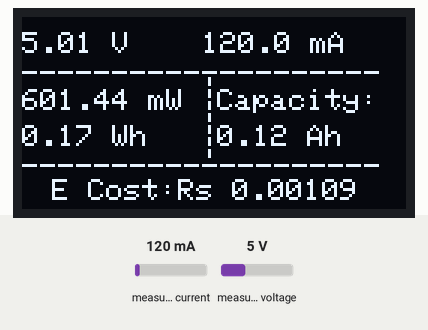
Recording of a sketch running on a simulated ESP8266 (Wemos D1 mini). On the bench: 128×64 one-colour display. Inputs (shaded band) come from the test bench; at power-on: measured current 120 mA, measured voltage 5 V. WiFi joins after 1.5 s; servers stay silent unless stated; what the sketch prints to the serial monitor is not drawn.

Above: at 3.0 s.
3.1 s: measured current set to 500 mA
At 4.6 s:
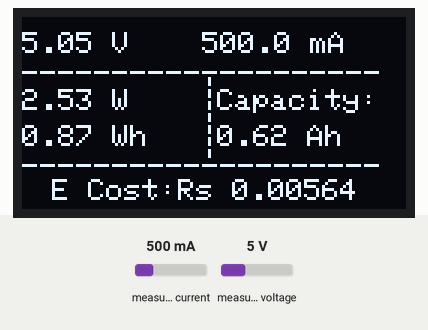
9.0 s: measured current set to 965 mA
At 10.4 s:
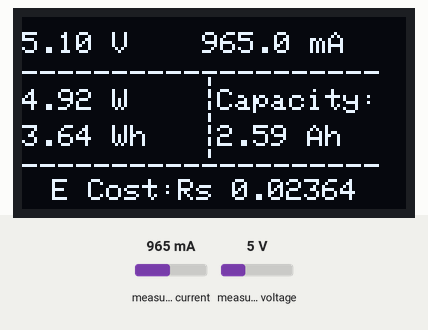
13.5 s: measured current set to 1019 mA
At 14.7 s:
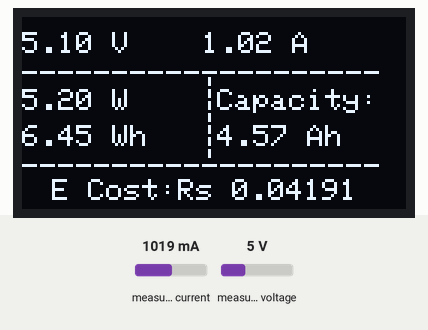
19.4 s: measured voltage set to 0.3 V
At 20.4 s:
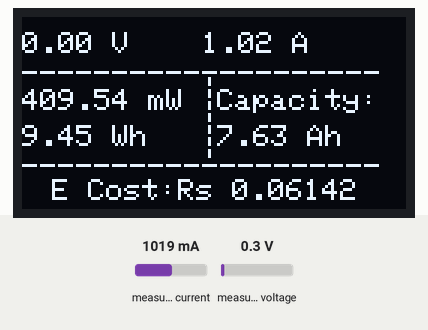
25.3 s: measured voltage set to 3.8 V
At 27.5 s:
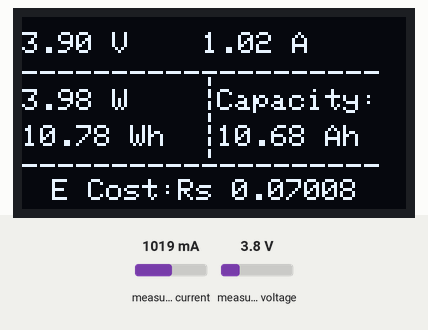
Timing chart, 0 to 29.0 s (numbered marks = the images above; inputs shaded):
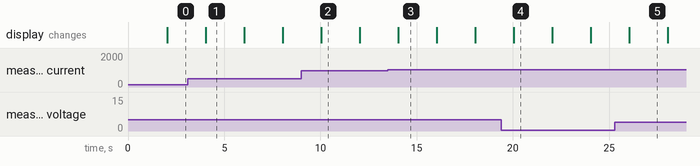

The sketch:

INA219_NODEMCU.ino
```cpp
#include <ESP8266WiFi.h>
#include <WiFiClient.h>
#include <ESP8266WebServer.h>

#define BLYNK_TEMPLATE_ID "TMPLVwJNtot3"
#define BLYNK_TEMPLATE_NAME "Power Consumption"
#define BLYNK_AUTH_TOKEN "Dnv1_KThS9cJM1NfwbDPCsR0aziSssyB"


#define BLYNK_FIRMWARE_VERSION        "0.1.0"

#define BLYNK_PRINT Serial
#define BLYNK_DEBUG

#define APP_DEBUG

char auth[]= BLYNK_AUTH_TOKEN;
const char* ssid     = "DESKTOP-02G309U 3929";
const char* pass = "123456789";

// Uncomment your board, or configure a custom board in Settings.h
//#define USE_SPARKFUN_BLYNK_BOARD
#define USE_NODE_MCU_BOARD
//#define USE_WITTY_CLOUD_BOARD
//#define USE_WEMOS_D1_MINI
#include <BlynkSimpleEsp8266.h>
#include <Wire.h>
#include <Adafruit_INA219.h>
#include <Adafruit_SSD1306.h>

/****************************************************************************/

#define SCREEN_WIDTH 128 // OLED display width, in pixels
#define SCREEN_HEIGHT 64 // OLED display height, in pixels
#define OLED_RESET     -1 // Reset pin # (or -1 if sharing Arduino reset pin)
#define SCREEN_ADDRESS 0x3C ///< See datasheet for Address; 0x3D for 128x64, 0x3C for 128x32
// Declaration for an SSD1306 display connected to I2C (SDA, SCL pins)
Adafruit_SSD1306 display(SCREEN_WIDTH, SCREEN_HEIGHT, &Wire, OLED_RESET);
Adafruit_INA219 ina219;

unsigned long previousMillis = 0;
unsigned long interval = 2000;
float shuntvoltage = 0.00;
float busvoltage = 0.00;
float current = 0.00;
float loadvoltage = 1.00;
float energy = 0.00,  energyCost, energyPrevious, energyDifference;
float energyPrice = 6.50 ;
float power = 0.00;
float capacity = 0.00;

void setup()
{
  Serial.begin(115200);
  while (!Serial) {
    // will pause Zero, Leonardo, etc until serial console opens
    delay(1);
  }

  uint32_t currentFrequency;

  Serial.begin(115200);
  // initialize OLED display
  display.begin(SSD1306_SWITCHCAPVCC, 0x3C);
  display.clearDisplay();
  display.setTextColor(WHITE);
  display.setTextSize(1);
  display.setCursor(10, 30);
  display.print("IoT Energy Meter");
  display.display();
  //Start Blynk 2.0
  Blynk.begin(auth,ssid,pass);;

  // Initialize the INA219.
  // By default the initialization will use the largest range (32V, 2A).  However
  // you can call a setCalibration function to change this range (see comments).
  if (! ina219.begin()) {
    Serial.println("Failed to find INA219 chip");
    while (1) {
      delay(10);
    }
  }
  // To use a slightly lower 32V, 1A range (higher precision on amps):
  //ina219.setCalibration_32V_1A();
  // Or to use a lower 16V, 400mA range (higher precision on volts and amps):
  //ina219.setCalibration_16V_400mA();

  Serial.println("IoT Energy Meter with INA219 ...");
}

void loop()
{
  Blynk.run();
  unsigned long currentMillis = millis();
  if (currentMillis - previousMillis >= interval)
  {
    previousMillis = currentMillis;
    ina219values();
    displaydata();
  }
}


void ina219values()  {

  shuntvoltage = ina219.getShuntVoltage_mV();
  busvoltage = ina219.getBusVoltage_V();
  current = ina219.getCurrent_mA();
  loadvoltage = busvoltage + (shuntvoltage / 1000);
  power = loadvoltage * current;
  energy = energy + power / 3600; //Wh
  capacity = capacity + current / 1000;
  energyDifference = energy - energyPrevious;
  energyPrevious = energy;
  energyCost = energyCost + (energyPrice / 1000 * energyDifference);
    // Send data to blynk
  Blynk.virtualWrite(V7, current);
  Blynk.virtualWrite(V5, String("Ksh.") + String(energyPrice) );

  // nothing connected? set all to 0, otherwise they float around 0.

  if (loadvoltage < 1 )loadvoltage = 0;
  if (current < 1 )
  {
    current = 0;
    power = 0;
    energy = 0;
    capacity = 0;
    energyCost=0;
  }

  Serial.print("Bus Voltage:   "); Serial.print(busvoltage); Serial.println(" V");
  Serial.print("Shunt Voltage: "); Serial.print(shuntvoltage); Serial.println(" mV");
  Serial.print("Load Voltage:  "); Serial.print(loadvoltage); Serial.println(" V");
  Serial.print("Current:       "); Serial.print(current); Serial.println(" mA");
  Serial.print("Power:         "); Serial.print(power); Serial.println(" mW");
  Serial.print("Energy:        "); Serial.print(energy); Serial.println(" Wh");
  Serial.print("Capacity:      "); Serial.print(capacity); Serial.println(" Ah");
  Serial.print("Energy Cost:   "); Serial.print("Ksh. "); Serial.println(energyCost);
  Serial.println("-------------------------");
}
void displaydata() {
  display.clearDisplay();
  display.setTextColor(WHITE);
  display.setTextSize(1);
  // VOLTAGE
  Blynk.virtualWrite(V0, String(loadvoltage, 2) + String(" V") );
  display.setCursor(0, 5);
  display.print(loadvoltage, 2);
  display.print(" V");
  // CURRENT
  if (current > 1000) {
    Blynk.virtualWrite(V1, String((current / 1000), 2) + String(" A") );
    display.setCursor(60, 5);
    display.print((current / 1000), 2);
    display.println(" A");
    display.setCursor(0, 15);
    display.println("--------------------");
  }
  else
  {
    Blynk.virtualWrite(V1, String(current, 2) + String(" mA"));
    display.setCursor(60, 5);
    display.print(current, 1);
    display.println(" mA");
    display.setCursor(0, 15);
    display.println("--------------------");
  }


  display.setCursor(60, 20);
  display.print("|");
  display.setCursor(60, 24);
  display.print("|");
  display.setCursor(60, 28);
  display.print("|");
  display.setCursor(60, 32);
  display.print("|");
  display.setCursor(60, 36);
  display.print("|");
  display.setCursor(60, 40);
  display.print("|");
  display.setCursor(0, 46);
  display.print("--------------------");

  // POWER
  if (power > 1000) {
    Blynk.virtualWrite(V2, String((power / 1000), 2) + String(" W") );
    display.setCursor(0, 24);
    display.print(String((power / 1000), 2));
    display.println(" W");
  }
  else {
    Blynk.virtualWrite(V2, String(power, 2) + String(" mW") );
    display.setCursor(0, 24);
    display.print(power, 2);
    display.println(" mW");
  }

  //Energy Comsumption
  if (energy > 1000) {
    Blynk.virtualWrite(V3, String((energy / 1000), 2) + String(" kWh"));
    display.setCursor(0, 36);
    display.print((energy / 1000), 2);
    display.println(" kWh");
  }
  else {
    Blynk.virtualWrite(V3, String(energy, 2) + String(" Wh"));
    display.setCursor(0, 36);
    display.print(energy, 2);
    display.println(" Wh");
  }


  // CAPACITY
  if (capacity > 1000) {
    Blynk.virtualWrite(V4, String((capacity / 1000), 2) + String(" Ah") );
    display.setCursor(65, 24);
    display.println("Capacity:");
    display.setCursor(65, 36);
    display.print((capacity / 1000), 2);
    display.println(" Ah");

  }
  else
  {
    Blynk.virtualWrite(V4, String((capacity), 2) + String(" mAh") );
    display.setCursor(65, 24);
    display.println("Capacity:");
    display.setCursor(65, 36);
    display.print(capacity, 2);
    display.println(" Ah");

  }


  // ENERGY COST
  Blynk.virtualWrite(V6, String("Ksh.") + String(energyCost, 5) );
  display.setCursor(10, 54);
  display.print("E Cost:Rs ");
  display.println(energyCost, 5);
  display.display();
}
```

Measured:
- the behaviour switches between 1000 and 1001 mA on measured current (found by bisection; images 2 and 3)
- after the input at 3.1 s, the display: changes after 0.95 s (image 1)
- after the input at 13.5 s, the display: changes after 0.55 s (image 3)
- after the input at 19.4 s, the display: changes after 0.65 s (image 4)
- after the input at 25.3 s, the display: changes after 0.75 s (image 5)
- what the display in image 1 shows lasts 2.0 s, from 4.0 s to 6.0 s
